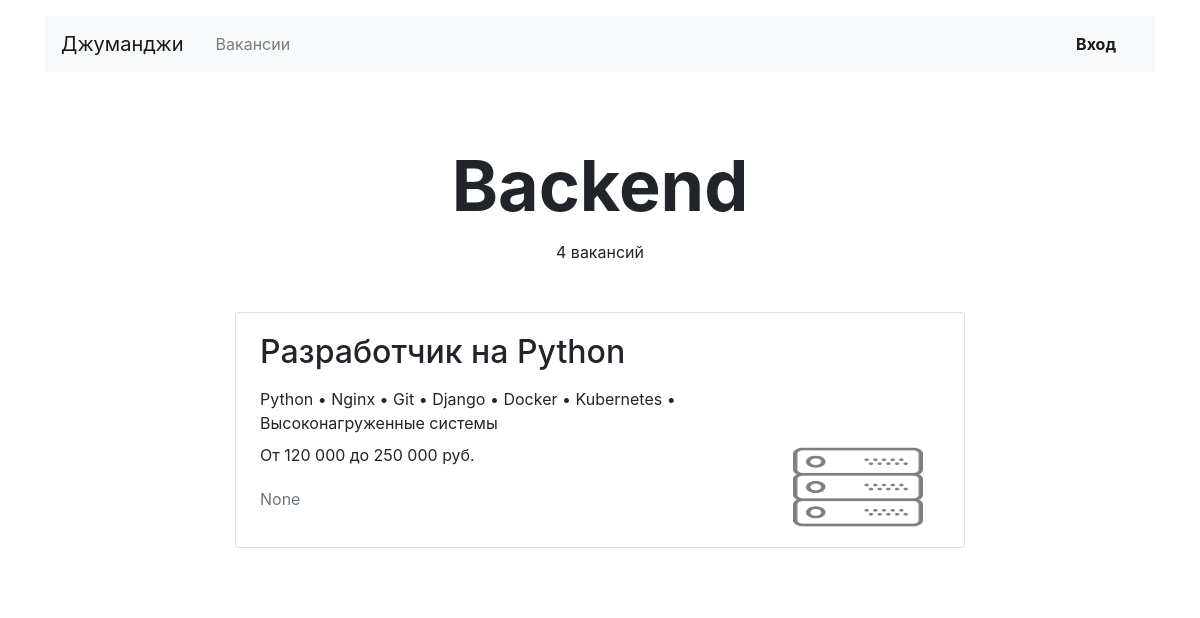
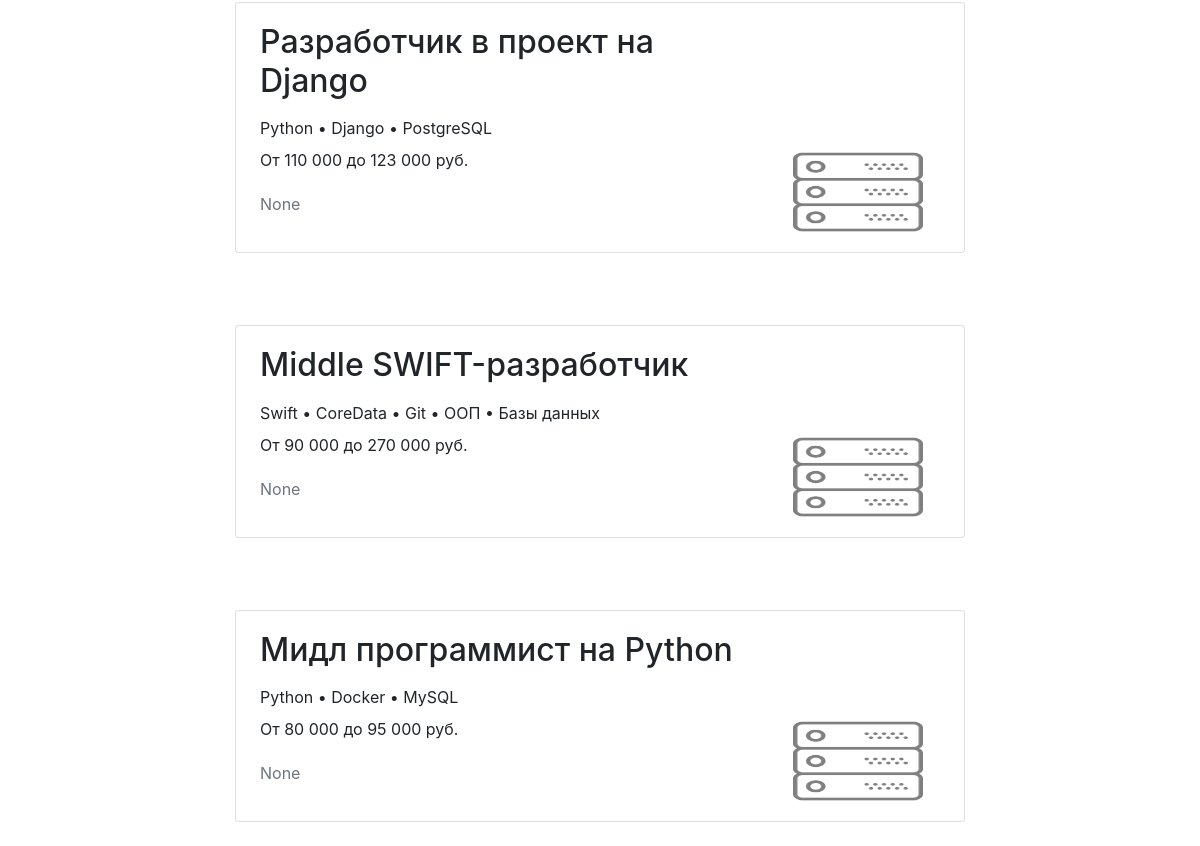
Page /vacancies/cat/backend/ on the earlier database version (2 pictures, top to bottom).
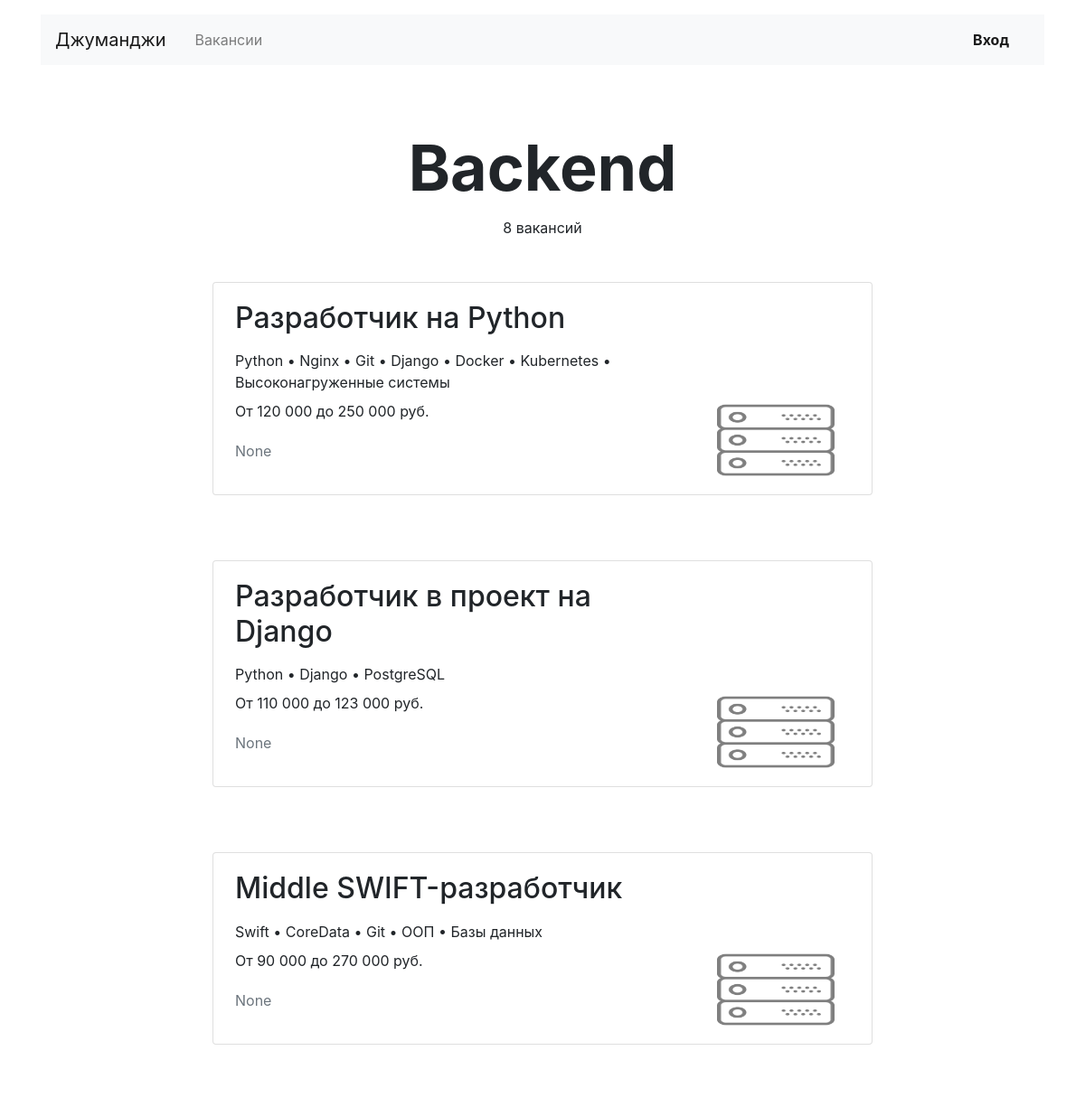
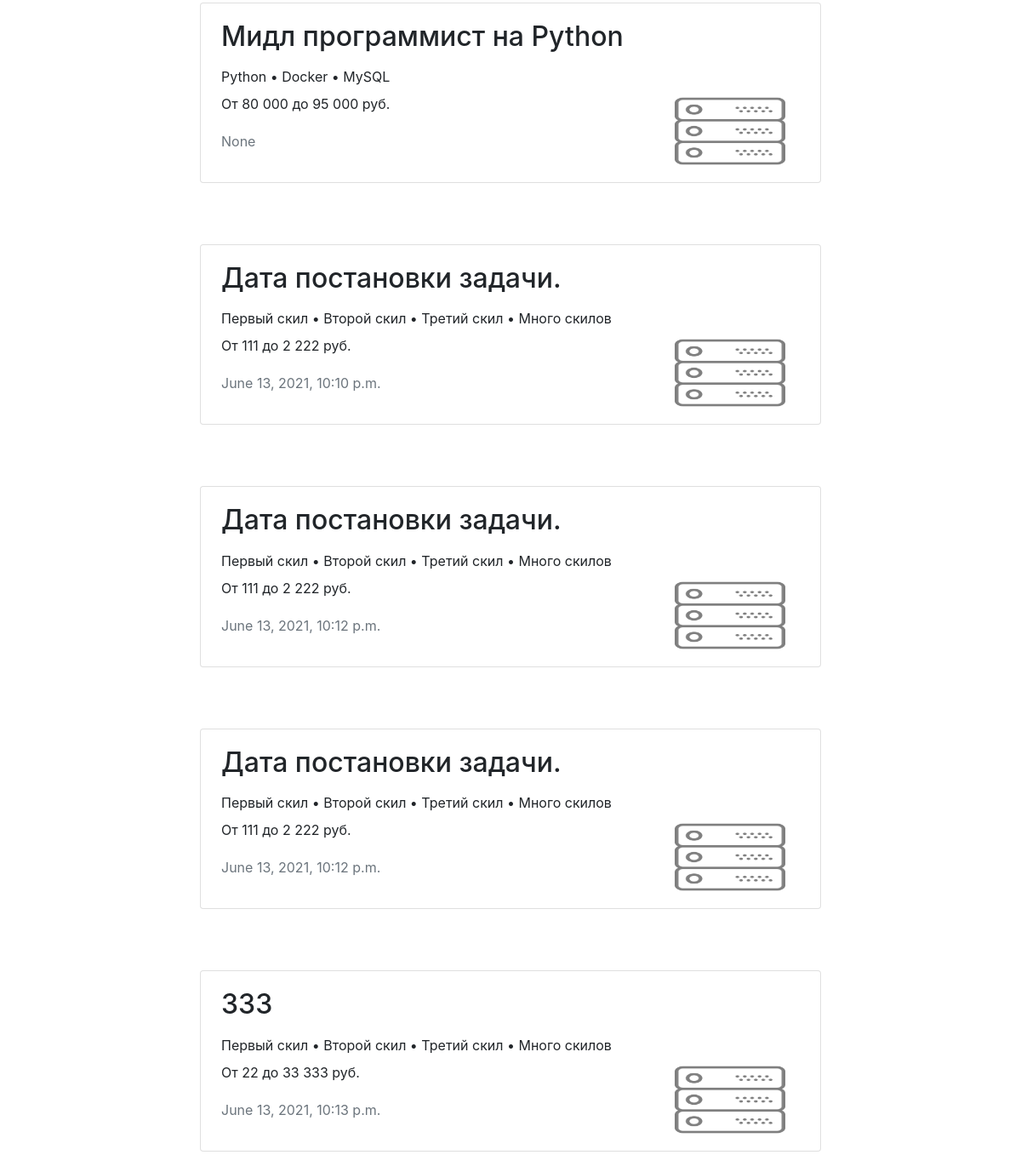
Same page on the later database version (2 pictures, top to bottom).
### step_job/models.py (models this page shows, shortened)
class Vacancy(models.Model):
    title = models.CharField(max_length=64)
    specialty = models.ForeignKey(Specialty, on_delete=models.CASCADE, related_name="vacancies")
    company = models.ForeignKey(Company, on_delete=models.CASCADE, related_name="vacancies")
    skills = models.CharField(max_length=64)
    description = models.TextField(max_length=2056)
    salary_min = models.PositiveIntegerField()
    salary_max = models.PositiveIntegerField()
    published_at = models.DateTimeField(auto_now_add=True, blank=True)
    class Meta:
        verbose_name = "Вакансия"
        verbose_name_plural = "Вакансии"

class Specialty(models.Model):
    code = models.CharField(max_length=64, unique=True)
    title = models.CharField(max_length=64)
    picture = models.ImageField(default='https://place-hold.it/100x60', upload_to=MEDIA_SPECIALITY_IMAGE_DIR)
    class Meta:
        verbose_name = "Специализация"
        verbose_name_plural = "Специализации"

### step_job/views/views.py (the view)
# urls.py: path('vacancies/cat/<str:specialty>/', ListSpecializationView.as_view(), name="specialization"),
class ListSpecializationView(ListView):
    model = Vacancy
    context_object_name = "vacancies"
    template_name = "vacancy/vacancies.html"
    def get_queryset(self):
        return self.model.objects.filter(specialty__code=self.kwargs['specialty']).select_related("specialty",
                                                                                                  "company")
    def get_context_data(self, **kwargs):
        context = super().get_context_data(**kwargs)
        context["vacancies_title"] = self.kwargs['specialty'].title
        return context

### step_job/templatetags/filters.py (called while the page is built)
@register.filter
def salary_num(value_int):
    my_val = str(value_int)
    res = [my_val[0:len(my_val) % 3]]
    slice_val = my_val[len(my_val) % 3:len(my_val)]
    for gnum in range(0, len(slice_val), 3):
        res.append(slice_val[gnum:gnum + 3])
    return " ".join(res)

@register.filter
def dot_skill(skills):
    skill_list = skills.split(', ')
    return ' • '.join(skill_list)

### templates/vacancy/vacancies.html
{% extends "base/base.html" %}
{% load filters %}
{% block container %}
  <main class="container mt-3">
    <section>
      <h1 class="h1 text-center mx-auto mt-4 pt-5" style="font-size: 70px;"><strong>{{ vacancies_title }}</strong></h1>
      <p class="text-center pt-1">{{ vacancies.count }} вакансий </p>
        {% for vacancy in vacancies %}
            <div class="row mt-5">
            <div class="col-12 col-lg-8 offset-lg-2 m-auto">
              <div class="card mb-4">
                <div class="card-body px-4">
                  <div class="row">
                    <div class="col-12 col-md-8 col-lg-9">
                      <h2 class="h2 pb-2">{{ vacancy.title }}</h2>
                      <p class="mb-2">{{ vacancy.skills|dot_skill }}</p>
                      <p>От {{ vacancy.salary_min|salary_num }} до {{ vacancy.salary_max|salary_num }} руб.</p>
                      <p class="text-muted pt-1"> {{ vacancy.published_at }} </p>
                    </div>
                    <div class="col-12 col-md-4 col-lg-3 d-flex align-items-end">
                      <a href="{% url 'vacancy' vacancy.id %}"><img src="{{ vacancy.specialty.picture}}" width="130" height="80" alt=""></a>
                    </div>
                  </div>
                </div>
              </div>
            </div>
          </div>
    {% endfor %}
    </section>
  </main>
{% endblock container %}

Differences in the rows shown:
added Vacancy: title "Дата постановки задачи.", skills|dot_skill "Первый скил • Второй скил • Третий скил • Много скилов", salary_min|salary_num "111", salary_max|salary_num "2 222", published_at "June 13, 2021, 10:10 p.m.", specialty.picture (picture)
added Vacancy: title "Дата постановки задачи.", skills|dot_skill "Первый скил • Второй скил • Третий скил • Много скилов", salary_min|salary_num "111", salary_max|salary_num "2 222", published_at "June 13, 2021, 10:12 p.m.", specialty.picture (picture)
added Vacancy: title "Дата постановки задачи.", skills|dot_skill "Первый скил • Второй скил • Третий скил • Много скилов", salary_min|salary_num "111", salary_max|salary_num "2 222", published_at "June 13, 2021, 10:12 p.m.", specialty.picture (picture)
added Vacancy: title "333", skills|dot_skill "Первый скил • Второй скил • Третий скил • Много скилов", salary_min|salary_num "22", salary_max|salary_num "33 333", published_at "June 13, 2021, 10:13 p.m.", specialty.picture (picture)
Other differences:
{{ vacancies.count }}: "4" → "8"
